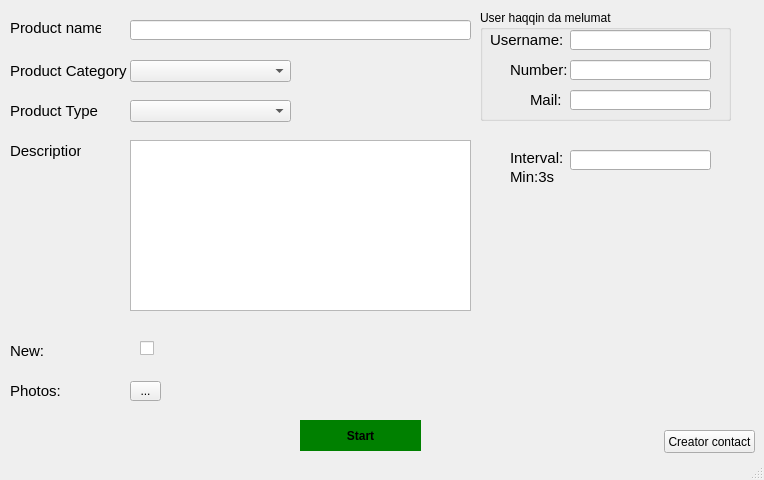
<?xml version="1.0" encoding="UTF-8"?>
<ui version="4.0">
 <class>MainWindow</class>
 <widget class="QMainWindow" name="MainWindow">
  <property name="geometry">
   <rect>
    <x>0</x>
    <y>0</y>
    <width>764</width>
    <height>480</height>
   </rect>
  </property>
  <property name="maximumSize">
   <size>
    <width>764</width>
    <height>480</height>
   </size>
  </property>
  <property name="windowTitle">
   <string>MainWindow</string>
  </property>
  <property name="styleSheet">
   <string notr="true">QLabel
{
font-size:15px;


}</string>
  </property>
  <widget class="QWidget" name="centralwidget">
   <widget class="QComboBox" name="comboBox">
    <property name="geometry">
     <rect>
      <x>130</x>
      <y>100</y>
      <width>161</width>
      <height>22</height>
     </rect>
    </property>
    <property name="styleSheet">
     <string notr="true">comboBox
{
width:auto;

}</string>
    </property>
   </widget>
   <widget class="QLabel" name="label">
    <property name="geometry">
     <rect>
      <x>10</x>
      <y>140</y>
      <width>71</width>
      <height>21</height>
     </rect>
    </property>
    <property name="text">
     <string>Description</string>
    </property>
   </widget>
   <widget class="QLabel" name="label_6">
    <property name="geometry">
     <rect>
      <x>10</x>
      <y>100</y>
      <width>91</width>
      <height>21</height>
     </rect>
    </property>
    <property name="text">
     <string>Product Type</string>
    </property>
   </widget>
   <widget class="QLineEdit" name="lineEdit">
    <property name="geometry">
     <rect>
      <x>130</x>
      <y>20</y>
      <width>341</width>
      <height>20</height>
     </rect>
    </property>
   </widget>
   <widget class="QLabel" name="label_11">
    <property name="geometry">
     <rect>
      <x>430</x>
      <y>430</y>
      <width>201</width>
      <height>16</height>
     </rect>
    </property>
    <property name="styleSheet">
     <string notr="true">Qlabel{
width:auto;
}</string>
    </property>
    <property name="text">
     <string/>
    </property>
   </widget>
   <widget class="QToolButton" name="toolButton">
    <property name="geometry">
     <rect>
      <x>130</x>
      <y>381</y>
      <width>31</width>
      <height>20</height>
     </rect>
    </property>
    <property name="text">
     <string>...</string>
    </property>
   </widget>
   <widget class="QGroupBox" name="groupBox">
    <property name="geometry">
     <rect>
      <x>480</x>
      <y>10</y>
      <width>251</width>
      <height>111</height>
     </rect>
    </property>
    <property name="title">
     <string>User haqqin da melumat</string>
    </property>
    <widget class="QLineEdit" name="lineEdit_2">
     <property name="geometry">
      <rect>
       <x>90</x>
       <y>20</y>
       <width>141</width>
       <height>20</height>
      </rect>
     </property>
    </widget>
    <widget class="QLineEdit" name="lineEdit_3">
     <property name="geometry">
      <rect>
       <x>90</x>
       <y>50</y>
       <width>141</width>
       <height>20</height>
      </rect>
     </property>
    </widget>
    <widget class="QLabel" name="label_8">
     <property name="geometry">
      <rect>
       <x>50</x>
       <y>80</y>
       <width>41</width>
       <height>20</height>
      </rect>
     </property>
     <property name="text">
      <string>Mail:</string>
     </property>
    </widget>
    <widget class="QLabel" name="label_9">
     <property name="geometry">
      <rect>
       <x>30</x>
       <y>50</y>
       <width>61</width>
       <height>20</height>
      </rect>
     </property>
     <property name="text">
      <string>Number:</string>
     </property>
    </widget>
    <widget class="QLineEdit" name="lineEdit_4">
     <property name="geometry">
      <rect>
       <x>90</x>
       <y>80</y>
       <width>141</width>
       <height>20</height>
      </rect>
     </property>
     <property name="text">
      <string/>
     </property>
    </widget>
    <widget class="QLabel" name="label_12">
     <property name="geometry">
      <rect>
       <x>10</x>
       <y>20</y>
       <width>81</width>
       <height>20</height>
      </rect>
     </property>
     <property name="text">
      <string>Username:</string>
     </property>
    </widget>
   </widget>
   <widget class="QPushButton" name="pushButton">
    <property name="geometry">
     <rect>
      <x>300</x>
      <y>420</y>
      <width>121</width>
      <height>31</height>
     </rect>
    </property>
    <property name="styleSheet">
     <string notr="true">QPushButton
{
background-color:green;
border-radius:40px;
font-weight:bold;
}
QPushButton:hover

{
background-color:#00B241;
}</string>
    </property>
    <property name="text">
     <string>Start</string>
    </property>
   </widget>
   <widget class="QLabel" name="label_10">
    <property name="geometry">
     <rect>
      <x>170</x>
      <y>380</y>
      <width>581</width>
      <height>21</height>
     </rect>
    </property>
    <property name="styleSheet">
     <string notr="true">label10
{
width:auto;
}</string>
    </property>
    <property name="text">
     <string/>
    </property>
   </widget>
   <widget class="QLabel" name="label_5">
    <property name="geometry">
     <rect>
      <x>10</x>
      <y>20</y>
      <width>91</width>
      <height>16</height>
     </rect>
    </property>
    <property name="text">
     <string>Product name</string>
    </property>
   </widget>
   <widget class="QTextEdit" name="textEdit">
    <property name="geometry">
     <rect>
      <x>130</x>
      <y>140</y>
      <width>341</width>
      <height>171</height>
     </rect>
    </property>
    <property name="styleSheet">
     <string notr="true">QTextEdit
{
font-size:13px;
}</string>
    </property>
   </widget>
   <widget class="QLabel" name="label_4">
    <property name="geometry">
     <rect>
      <x>10</x>
      <y>380</y>
      <width>61</width>
      <height>21</height>
     </rect>
    </property>
    <property name="text">
     <string>Photos:</string>
    </property>
   </widget>
   <widget class="QLabel" name="label_2">
    <property name="geometry">
     <rect>
      <x>510</x>
      <y>150</y>
      <width>71</width>
      <height>16</height>
     </rect>
    </property>
    <property name="text">
     <string>Interval:</string>
    </property>
   </widget>
   <widget class="QLineEdit" name="lineEdit_5">
    <property name="geometry">
     <rect>
      <x>570</x>
      <y>150</y>
      <width>141</width>
      <height>20</height>
     </rect>
    </property>
   </widget>
   <widget class="QLabel" name="label_3">
    <property name="geometry">
     <rect>
      <x>510</x>
      <y>170</y>
      <width>47</width>
      <height>13</height>
     </rect>
    </property>
    <property name="text">
     <string>Min:3s</string>
    </property>
   </widget>
   <widget class="QPushButton" name="pushButton_2">
    <property name="geometry">
     <rect>
      <x>664</x>
      <y>430</y>
      <width>91</width>
      <height>23</height>
     </rect>
    </property>
    <property name="text">
     <string>Creator contact</string>
    </property>
   </widget>
   <widget class="QComboBox" name="comboBox_2">
    <property name="geometry">
     <rect>
      <x>130</x>
      <y>60</y>
      <width>161</width>
      <height>22</height>
     </rect>
    </property>
    <property name="styleSheet">
     <string notr="true">comboBox
{
width:auto;

}</string>
    </property>
   </widget>
   <widget class="QLabel" name="label_7">
    <property name="geometry">
     <rect>
      <x>10</x>
      <y>60</y>
      <width>121</width>
      <height>21</height>
     </rect>
    </property>
    <property name="text">
     <string>Product Category</string>
    </property>
   </widget>
   <widget class="QLabel" name="label_13">
    <property name="geometry">
     <rect>
      <x>10</x>
      <y>340</y>
      <width>61</width>
      <height>21</height>
     </rect>
    </property>
    <property name="text">
     <string>New:</string>
    </property>
   </widget>
   <widget class="QCheckBox" name="checkBox">
    <property name="geometry">
     <rect>
      <x>140</x>
      <y>340</y>
      <width>21</width>
      <height>17</height>
     </rect>
    </property>
    <property name="text">
     <string/>
    </property>
   </widget>
  </widget>
  <widget class="QStatusBar" name="statusbar"/>
  <action name="actionAbout">
   <property name="text">
    <string>About</string>
   </property>
  </action>
 </widget>
 <resources/>
 <connections/>
</ui>
